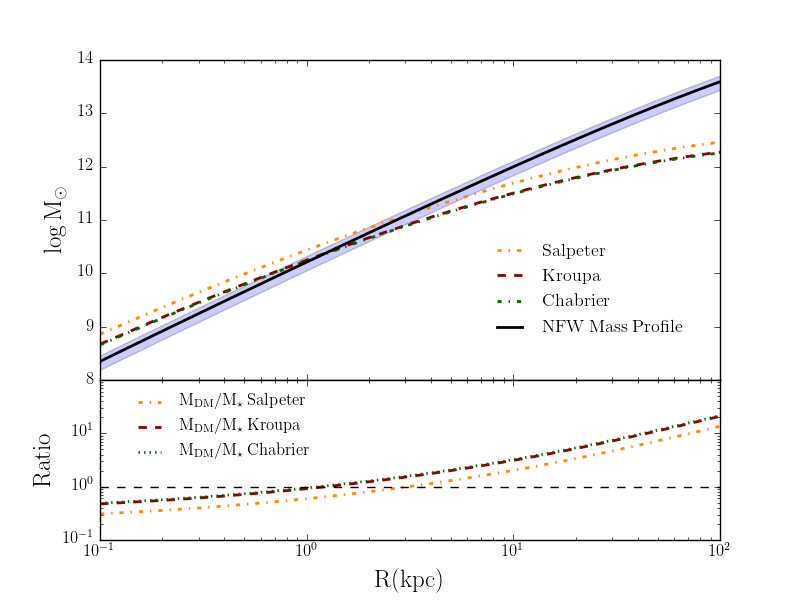

Python code for this plot:
import numpy as np
from scipy import integrate
from scipy.integrate import quad
import matplotlib as mpl
import matplotlib.pyplot as plt
from matplotlib import gridspec
mpl.rcParams['text.usetex'] = True
from operator import truediv

c          = 4.46                                      # Concentration parameter (Paper Dutton and Maccio) 
delta_c    = ((200./3)*c**3)/(np.log(1.0+c)-c/(1.0+c)) # Characteristic overdensity of the halo
rho_c      = 212                                       # Critical density in M_sun/kpc^3 (212)
r_s        = 307.1                                     # Characteristic radius (kpc) calculated using M200 of 9.8e15 
I_e        = 10**7                                     # Effective brightness I(Re)
b          = 7.67                                      # Lokas and Mamon paper
R_e        = 73.7                                      # Half of the total light in kpc
n_array     = []; n_array_plus  = []; n_array_minus   = []; f_array1    = []
fractionDM1 = []; f_array2      = []; fractionDM2     = []; f_array3    = []; fractionDM3 = []
R           = np.arange(0.0001, 100, 0.1)

# MASS ENCLOSED BY LIGHT (SALPETER)
def surf_bright1(r):
	return 8.0*np.pi*r*I_e*np.exp( -b*( ( r/R_e )**0.25 - 1.0 ) )
I1, I1err = quad(surf_bright1, 0.001, 1000)
print 'Luminosity: %e' %(I1)

# MASS ENCLOSED BY LIGHT (KROUPA)
def surf_bright2(r):
	return 5.2*np.pi*r*I_e*np.exp( -b*( ( r/R_e )**0.25 - 1.0 ) )
I3, I3err = quad(surf_bright2, 0.001, 1000)
print 'Luminosity: %e' %(I3)

# MASS ENCLOSED BY LIGHT (CHABRIER)
def surf_bright3(r):
	return 5.04*np.pi*r*I_e*np.exp( -b*( ( r/R_e )**0.25 - 1.0 ) )
I4, I4err = quad(surf_bright3, 0.001, 1000)
print 'Luminosity: %e' %(I4)

# NFW MASS PROFILE
def NFW(r):
	if (r < r_s):
		surf_mass = 2.0*np.pi*r*( ( 2.0*r_s*delta_c*rho_c )/( (r/r_s)**2 - 1.0 ) )*( 1.0 - 2.0/( np.sqrt( 1.0 - (r/r_s)**2 ) )*np.arctanh( np.sqrt( ( 1.0-r/r_s )/( 1.0 + r/r_s ) ) ) )
	elif (r == r_s):
		surf_mass = 2.0*np.pi*r*2.0*r_s*delta_c*rho_c/3.0
	else:
		surf_mass = 2.0*np.pi*r*( ( 2.0*r_s*delta_c*rho_c )/( (r/r_s)**2 - 1.0 ) )*( 1.0 - 2.0/( np.sqrt( (r/r_s)**2 - 1.0 ) )*np.arctan( np.sqrt( ( r/r_s - 1.0 )/( 1 + r/r_s ) ) ) )
	return surf_mass
I2, I2err = quad(NFW, 0.001, 1000)
print 'Dark Matter: %e' %(I2)
	
def F1(val):
  h = lambda x: surf_bright1(x)
  return integrate.quad(h, 0.01, val)[0]
  
def F2(val):
  h = lambda x: surf_bright2(x)
  return integrate.quad(h, 0.01, val)[0]
  
def F3(val):
  h = lambda x: surf_bright3(x)
  return integrate.quad(h, 0.01, val)[0]

def N(val):
  g = lambda y: NFW(y)
  return integrate.quad(g, 0.01, val)[0]
     
for i in range(len(R)):
   f_array1.append(np.log10(F1(R[i])))
   f_array2.append(np.log10(F2(R[i])))
   f_array3.append(np.log10(F3(R[i])))
   n_array.append(np.log10(N(R[i])))
   n_array_plus.append(np.log10(1.3*N(R[i]))) 
   n_array_minus.append(np.log10(0.7*N(R[i])))
   fractionDM1.append( 10**((n_array[i])-(f_array1[i])) ) 
   fractionDM2.append( 10**((n_array[i])-(f_array2[i])) ) 
   fractionDM3.append( 10**((n_array[i])-(f_array3[i])) ) 

#pepito = map(truediv,n_array,f_array1)
  
fig = plt.figure()
gs = gridspec.GridSpec(2, 1, height_ratios=[2, 1]) 

ax0 = plt.subplot(gs[0])
line0, = ax0.plot((R), (f_array1), '-.', c='darkorange', label = r'$\mathrm{Salpeter}$', lw = 2)
line0, = ax0.plot((R), (f_array2), '--', c='darkred', label = r'$\mathrm{Kroupa}$', lw = 2)
line0, = ax0.plot((R), (f_array3), '-.', c='darkgreen', label = r'$\mathrm{Chabrier}$', lw = 2)
line0, = ax0.plot((R), (n_array), '-', c='black', label = r'$\mathrm{NFW\:Mass\:Profile}$', lw = 2)
plt.fill_between(R, n_array_minus, n_array_plus, alpha=0.2)
plt.ylabel(r'$\mathrm{\log M_{\odot}}$',fontsize=18)
plt.legend(frameon=False,bbox_to_anchor=(0.95, 0.45), loc=1, borderaxespad=0.,prop={'size':13})

ax1 = plt.subplot(gs[1], sharex = ax0)
plt.xscale('log')
plt.yscale('log')
line1, = ax1.plot((R), (fractionDM1), '-.', c='darkorange', label = r'$\mathrm{M_{DM}/M_{\star}\:Salpeter}$', lw = 2)
line1, = ax1.plot((R), (fractionDM2), '--', c='darkred', label = r'$\mathrm{M_{DM}/M_{\star}\:Kroupa}$', lw = 2)
line1, = ax1.plot((R), (fractionDM3), ':', c='darkgreen', label = r'$\mathrm{M_{DM}/M_{\star}\:Chabrier}$', lw = 2)
plt.xlabel(r'$\mathrm{R(kpc)}$',fontsize=18)
plt.ylabel(r'$\mathrm{Ratio}$',fontsize=18)
plt.legend(frameon=False,bbox_to_anchor=(0.35, 0.95), loc=1, borderaxespad=0.,prop={'size':12})

plt.setp(ax0.get_xticklabels(), visible=False)
yticks = ax1.yaxis.get_major_ticks()
yticks[-2].label1.set_visible(False)

plt.axhline(1.0, c = 'black', linestyle='--')

plt.subplots_adjust(hspace=.0)
plt.savefig("DM_fraction_all_IMFs.png")
plt.show()
